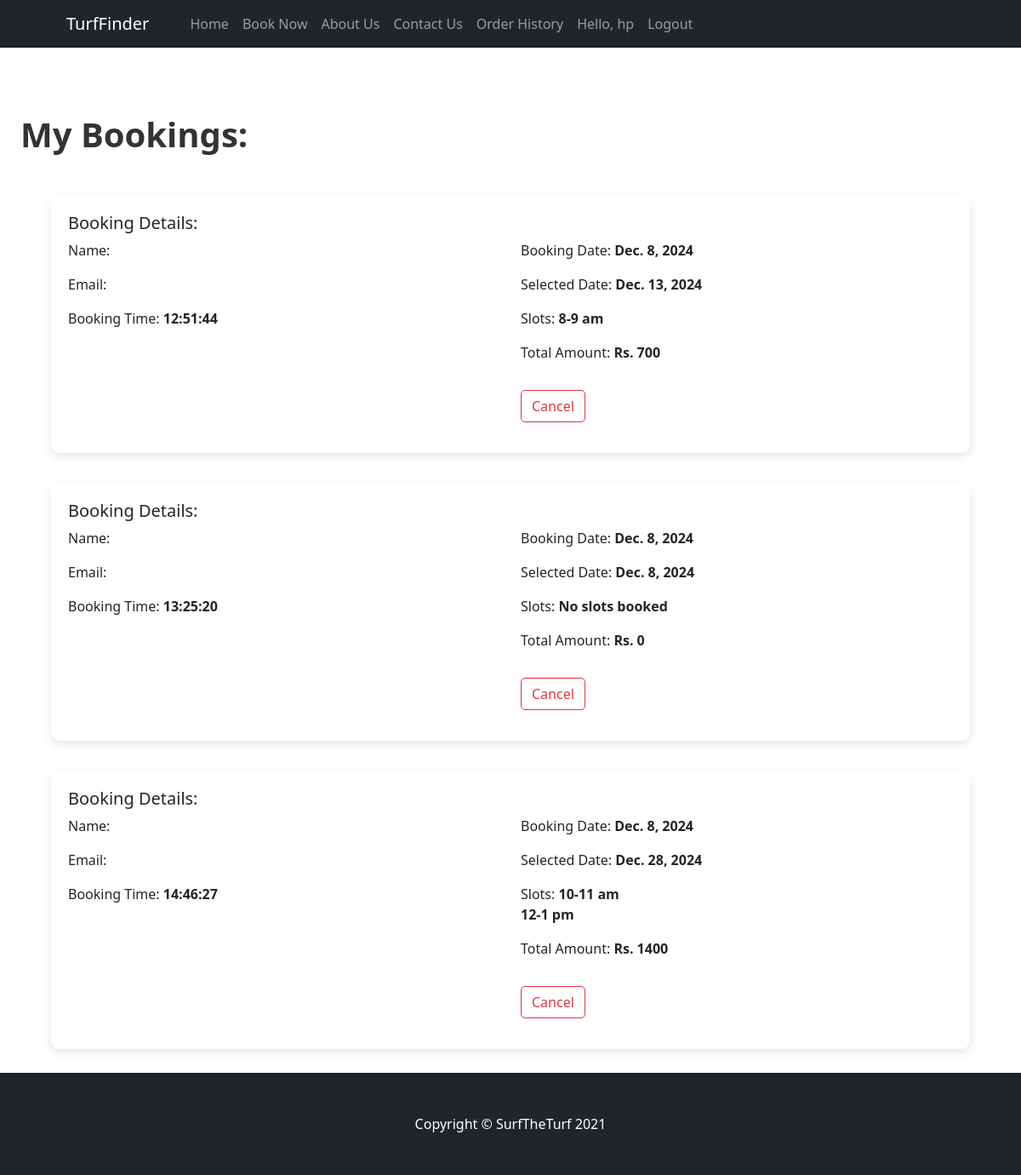
Screenshot of /orderHistory (signed in) with the database file from the repository.
### turf/models.py (models this page shows, shortened)
class TurfBooked(models.Model):
    name = models.CharField(max_length=200)
    email = models.CharField(max_length=200)
    amount = models.IntegerField()
    selected_date = models.DateField()  # Changed to DateField for better date handling
    booking_date = models.DateField(default=date.today)  # Default set to today's date
    booking_time = models.CharField(max_length=200, default="")  # Time of the booking (e.g., "10:00 AM")
    slots = models.JSONField(default=list)  # Storing booked slots as a list of slot identifiers or times

### turf/views.py (the view)
# urls.py: path('orderHistory', views.orderHistory, name="orderHistory"),
def orderHistory(request):
    my_bookings = TurfBooked.objects.filter(email=request.user.email)
    slot_time_map = {
        1: '6-7 am', 2: '7-8 am', 3: '8-9 am', 4: '9-10 am', 5: '10-11 am',
        6: '11-12 am', 7: '12-1 pm', 8: '1-2 pm', 9: '2-3 pm', 10: '3-4 pm',
        11: '4-5 pm', 12: '5-6 pm', 13: '6-7 pm', 14: '7-8 pm', 15: '8-9 pm',
        16: '9-10 pm', 17: '10-11 pm', 18: '11-12 pm', 19: '12-1 am'
    }
    bookings_data = []
    for booking in my_bookings:
        print(f"Booking ID: {booking.id}, Selected Date: {booking.selected_date}, Current Date: {datetime.now().strftime('%Y-%m-%d')}")
        formatted_slots = [slot for slot in booking.slots]
        bookings_data.append({
            'booking_id': booking.id,
            'selected_date': booking.selected_date,
            'booking_date': booking.booking_date,
            'booking_time': booking.booking_time,
            'slots': [slot for slot in formatted_slots if slot],  # Filter out empty strings if any
            'amount': booking.amount,
        })
    currentDate = datetime.now().strftime("%Y-%m-%d")
    return render(request, 'orderHistory.html', {'bookings': bookings_data, 'currentDate': currentDate})

### templates/orderHistory.html (shortened to what this page needs)
{% extends 'base.html' %}
{% block content %}
{% load static %}
<div class="super_container">
    <p class="h1 my-5 mx-4">My Bookings:</p>
    {% if bookings %}
    {% for booking in bookings %}
    <div class="row mb-2 mx-5 my-3">
        <div class="col-md-12">
            <div class="booking-card">
                <div class="booking-header">
                    <h5>Booking Details:</h5>
                    <div class="row">
                        <div class="col col-xs-8">
                            <p>Name: <strong>{{ booking.name }}</strong></p>
                            <p>Email: <strong>{{ booking.email }}</strong></p>
                            <p>Booking Time: <strong>{{ booking.booking_time }}</strong></p>
                        </div>
                        <div class="col col-xs-4">
                            <p>Booking Date: <strong>{{ booking.booking_date }}</strong></p>
                            <p>Selected Date: <strong>{{ booking.selected_date }}</strong></p>
                            <p>Slots:
                                {% if booking.slots and booking.slots|length > 0 %}
                                {% for slot in booking.slots %}
                                <strong>{{ slot }}</strong><br>
                                {% endfor %}
                                {% else %}
                                <strong>No slots booked</strong>
                                {% endif %}
                            </p>
                            <p>Total Amount: <strong>Rs. {{ booking.amount }}</strong></p>
                            {% if currentDate <= booking.selected_date|date:"Y-m-d" %} <a href="#"
                                class="btn btn-outline-danger my-3" role="button" data-bs-toggle="modal"
                                data-bs-target="#exampleModal{{ booking.id }}">Cancel</a>
                                {% endif %}
                        </div>
                    </div>
                </div>
            </div>
        </div>
    </div>
    {% endfor %}
    {% else %}
    <p class="h1 my-5 mx-5 text-center">No Bookings Yet!</p>
    {% endif %}
</div>
{% endblock %}

### templates/base.html (shortened to what this page needs)
{% load static %}
<!DOCTYPE html>
<html lang="en">
<head>
    <link href="https://cdn.jsdelivr.net/npm/bootstrap-icons@1.5.0/font/bootstrap-icons.css" rel="stylesheet" />
    <link href="https://cdn.jsdelivr.net/npm/bootstrap@5.1.1/dist/css/bootstrap.min.css" rel="stylesheet"
>
    <link href="{% static 'css/booking_style.css' %}" rel="stylesheet" />
</head>
<body>
    <nav class="navbar navbar-expand-lg navbar-dark bg-dark">
        <div class="container px-4 px-lg-5">
            <a class="navbar-brand" href="{% url 'index' %}">TurfFinder</a>
            <div class="collapse navbar-collapse" id="navbarSupportedContent">
                <ul class="navbar-nav me-auto mb-2 mb-lg-0 ms-lg-4">
                    <li class="nav-item"><a class="nav-link" href="{% url 'index' %}">Home</a></li>
                    <li class="nav-item"><a class="nav-link" href="{% url 'book_now' %}">Book Now</a></li>
                    <li class="nav-item"><a class="nav-link" href="{% url 'aboutus' %}">About Us</a></li>
                    <li class="nav-item"><a class="nav-link" href="{% url 'contactus' %}">Contact Us</a></li>
                    {% if user.is_authenticated %}
                    <li class="nav-item"><a class="nav-link" href="{% url 'orderHistory' %}">Order History</a></li>
                    <li class="nav-item nav-link">Hello, {{ user.username }}</li>
                    <li class="nav-item"><a class="nav-link" href="{% url 'logout' %}">Logout</a></li>
                    {% else %}
                    <li class="nav-item"><a class="nav-link" href="{% url 'signup' %}">Sign Up</a></li>
                    <li class="nav-item"><a class="nav-link" href="{% url 'login' %}">Login</a></li>
                    {% endif %}
                </ul>
            </div>
        </div>
    </nav>
    {% block content %}
    {% endblock %}
    <footer class="py-5 bg-dark">
        <div class="container">
            <p class="m-0 text-center text-white">Copyright &copy; SurfTheTurf 2021</p>
        </div>
    </footer>
</body>
</html>

### templates/orderHistory.html (style rules this page uses)
.super_container { padding-top: 30px; max-width: 1200px; margin: 0 auto; }
.h1 { font-size: 2.5rem; font-weight: 600; color: #333; }
.booking-card { background-color: white; border-radius: 10px; box-shadow: 0 4px 12px rgba(0, 0, 0, 0.1); margin-bottom: 20px; padding: 20px; transition: all 0.3s ease-in-out; }
.btn-outline-danger { color: #dc3545; border-color: #dc3545; border-radius: 5px; }

### rows the page displays
TurfBooked: booking_time "12:51:44", booking_date "Dec. 8, 2024", selected_date "Dec. 13, 2024"
TurfBooked: booking_time "13:25:20", booking_date "Dec. 8, 2024", selected_date "Dec. 8, 2024"
TurfBooked: booking_time "14:46:27", booking_date "Dec. 8, 2024", selected_date "Dec. 28, 2024"

### other values shown
{{ user.username }} "hp"
{{ slot }} "8-9 am" "10-11 am" "12-1 pm"
{{ booking.amount }} "700" "0" "1400"
